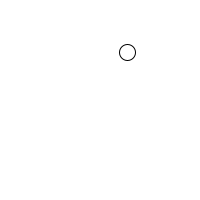
Frame 1 (no input)
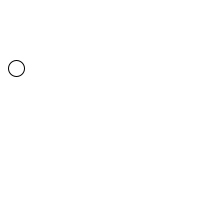
Frame 60 (the mouse pressed at the canvas centre just before this capture)
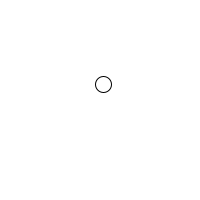
Frame 120 (the mouse held since frame 60 and released just before this capture)

The Processing sketch that drew these frames (run headless with seeded random() and noise(); from frame 60 on, the mouse is pressed at the canvas centre):

// Processing sketch: e07_motion_101__velocity
// ── e07_motion_101__velocity.pde
Mover mover;

void setup() {
  size(200,200);
  mover = new Mover();
}

void draw() {
  background(255);
  mover.update();
  mover.display();
}

class Mover {
  
  PVector location;
  PVector speed;
  
  Mover() {
    location = new PVector(random(0,width),random(0,height));
    speed = PVector.random2D().mult(random(0,2));
  }
 
  void update() {
    location.add(speed);
    _wrap();
  }
  
  void display() {
    ellipse(location.x,location.y,16,16);
  }
  
  void _wrap() {
    // wrap horizontaly
    if (location.x < 0) location.x = width;
    if (location.x > width) location.x = 0;
    
    // wrap vertically
    if (location.y < 0) location.y = height;
    if (location.y > height) location.y = 0;
  }
}
